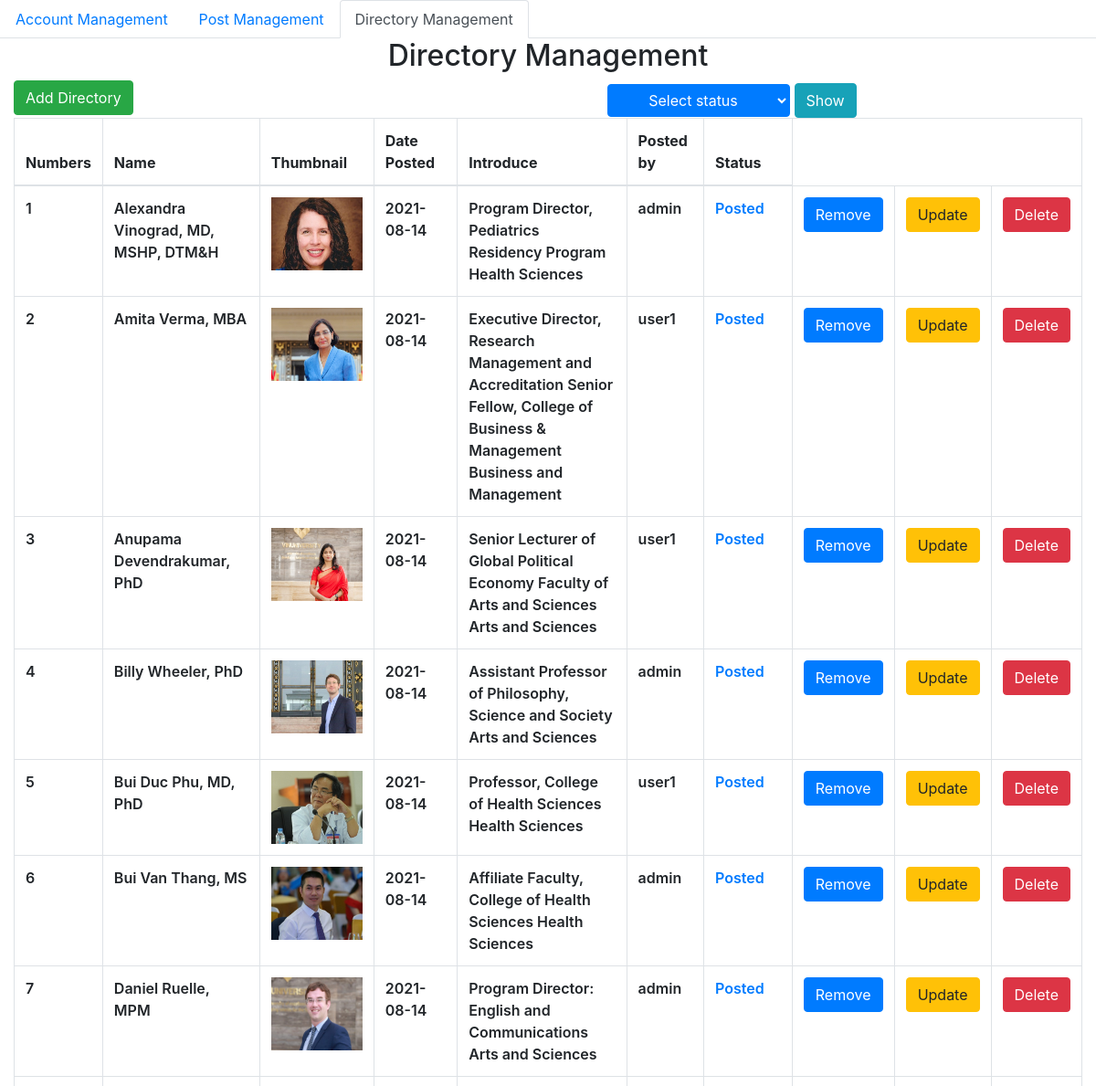
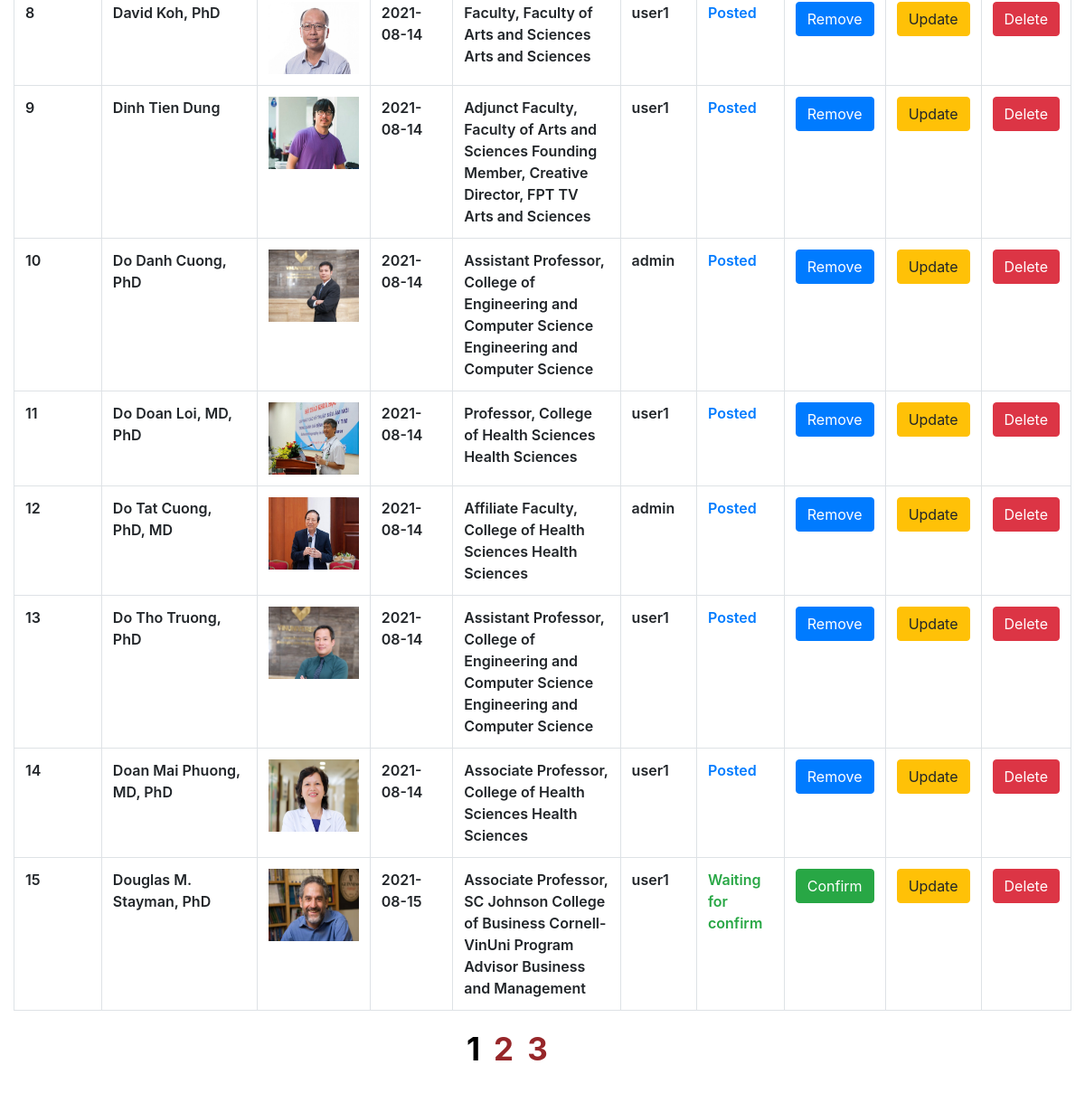
Screenshot of /admin/Directory/index.php (signed in) with the database file from the repository (2 pictures, top to bottom).
### tables this page shows
CREATE TABLE `directory` (
  `id` int(10) NOT NULL,
  `name` varchar(255) NOT NULL,
  `thumbnail` varchar(255) NOT NULL,
  `intro` varchar(255) NOT NULL,
  `overview` text NOT NULL,
  `create_date` date NOT NULL,
  `status` bit(1) NOT NULL,
  `vin_leader` bit(1) DEFAULT NULL,
  `id_user` int(11) NOT NULL
);

CREATE TABLE `user` (
  `id` int(11) NOT NULL,
  `user_name` varchar(255) NOT NULL,
  `password` varchar(255) NOT NULL,
  `type` bit(1) NOT NULL
);

### db/dbhelper.php (called while the page is built, shortened)
<?php
function select($sql) {
	$con = mysqli_connect(HOST, USERNAME, PASSWORD, DATABASE);
	$result = mysqli_query($con, $sql);
	return $result;
}
function select_list($sql) {
	$con = mysqli_connect(HOST, USERNAME, PASSWORD, DATABASE);
	$result = mysqli_query($con, $sql);
	$data   = [];
	while ($row = mysqli_fetch_array($result, 1)) {
		$data[] = $row;
	}
	return $data;
}
function select_one($sql) {
	$con = mysqli_connect(HOST, USERNAME, PASSWORD, DATABASE);
	$result = mysqli_query($con, $sql);
	$row    = mysqli_fetch_array($result, 1);
	return $row;
}

### admin/Directory/index.php (the view, shortened to what this page needs)
<?php
require_once ('../../db/dbhelper.php');
$where = "where status is not null";
?>
<!DOCTYPE html>
<html>
<head>
	<link rel="stylesheet" href="https://maxcdn.bootstrapcdn.com/bootstrap/4.4.1/css/bootstrap.min.css">
</head>
<body style="    background:url('http://khohinhdep.com/wp-content/uploads/2017/10/hinh-nen-dien-thoai-lg-v20-chat-luong-qhd-010.jpg');">
	<ul class="nav nav-tabs">
	  <li class="nav-item">
	    <a class="nav-link" href="../account/">Account Management</a>
	  </li>
	   <li class="nav-item">
	    <a class="nav-link "  href="../Post/">Post Management</a>
	  </li>
	   <li class="nav-item">
	    <a class="nav-link active" href="#">Directory Management</a>
	  </li>
	</ul>
	<div class="container-fluid">
		<div class="panel panel-primary">
			<div class="panel-heading">
				<h2 class="text-center">Directory Management</h2>
			</div>
			<div class="panel-body">
				<a href="add.php">
					<button class="btn btn-success" style="margin-bottom: 15px;">Add Directory</button>
				</a>
				<form action="" method="GET">
					<div class="select" style=" margin-top : -50px; margin-left:150px;">
				<select class="btn btn-primary"  name="status" value="<?=$dv?>" style="width: 200px;margin-left: 500px  ; " >
							<option  selected="true" >Select status</option>
					</select>
					<button  class="btn btn-info">Show</button>
				</div>
			</form>
				<table class="table table-bordered table-hover">
					<thead>
						<tr>
							<th width="50px">Numbers</th>
							<th>Name </th>
							<th>Thumbnail</th>
							<th width="200px">Date Posted</th>
							<th width="300px">Introduce</th>
							<th >Posted by</th>
							<th width="200px">Status</th>
						</tr>
					</thead>
					<tbody>
<?php
  $numberpage = !empty($_GET['per_page'])?$_GET['per_page'] : 15 ;
  $page =  !empty($_GET['page'])?$_GET['page']:1 ;
  $OFFSET = ($page - 1)*$numberpage;
  $sql= "select * from directory ".$where." order by id ASC LIMIT " .$numberpage." OFFSET ".$OFFSET."";
  $sql_total      = "select * from directory  " .$where;
   $total_s       = select($sql_total);
   $total_s       = mysqli_num_rows($total_s);
   $total_page    = ceil($total_s/$numberpage);
$postList = select_list($sql);
$index = ($page*10)-9 ;
foreach ($postList as $item) {
	$poster 	= "select user_name from user where id = " .$item['id_user'];
	$get_name   = select_one($poster);
	if ($get_name != null) {
		$get_name = $get_name['user_name'];
	}
if($item["status"] == 0)
{
	$show1  = "Posted";
}
else
{
	$show2  = "Waiting for confirm";
}
$a='../../';
$b=" ".$item["thumbnail"];
if(strpos($b,$a)){
          		 $item["thumbnail"] = $item["thumbnail"] ;
          }
else{
		$item["thumbnail"] = str_replace('image', '../../image',$item["thumbnail"]);
} ?>
	<tr>
				<td><?=($index++)?></td>
				<td width="350px"><?=$item['name']?></td>
				<td><img src="<?=$item['thumbnail']?>" style="width: 100px;height :80px"/></td>
				<td><?=$item['create_date']?></td>
				<td width="450px"><?=$item['intro']?></td>
				<td width="130px"><?=$get_name?></td>
				 <?php if($item["status"]==0){ ?>
				<td class="text-primary"><?=($show1)?></td>
				<?php } ?>
				 <?php if($item["status"]==1){ ?>
				<td class="text-success"><?=($show2)?></td>
				<?php } ?>
				 <?php if($item["status"]==1){ ?>
				<td>
				<a href="confirm.php?id=<?=$item['id']?>">
				<button class="btn btn-success">Confirm</button></a>
				</td>
				<?php } ?>
				<?php if($item["status"]==0){ ?>
					<td>
				<a href="confirm.php?id=<?=$item['id']?>">
				<button class="btn btn-primary">Remove</button></a>
				</td>
					<?php } ?>
				<td>
				<a href="add.php?id=<?=$item['id']?>">
				<button class="btn btn-warning">Update</button></a>
				</td>
				<td>
				<button class="btn btn-danger" onclick="deleteProduct(<?=$item['id']?>)">Delete</button>
				</td>
			</tr>
<?php } ?>
</tbody>
				</table>
			</div>
		</div>
	</div>
	<?php require_once('pagination.php'); ?>
</body>
</html>

### admin/Directory/pagination.php (shortened to what this page needs)
<div class = "pagination"  >
<?php
$param="";
 ?>
<?php for($num = 1 ; $num <= $total_page; $num++ ) { ?>
	<?php	if($num!=$page){ ?>
			<?php	if($num > $page - 3 && $num < $page +3 ){ ?>
				<a class="page-item" href="?per_page=<?=$numberpage?>&<?=$param?>page=<?=$num?>"><?=$num?></a>
			<?php } ?>
	<?php } else { ?>
		<strong style="color : black" class="$page page-item"><?=$num?></strong>
	<?php } ?>
<?php } ?>
</div>

### admin/Directory/index.php (style rules this page uses)
td { font-weight: 600; }
.pagination { font-size: 35px; position:relative; margin-bottom: 2%; margin-left: 43%; }
.pagination .page-item { text-align: center; margin-right: 15px; font-weight: bold; color: #962629; }

### rows the page displays
directory: name "Alexandra Vinograd, MD, MSHP, DTM&H", thumbnail (picture), create_date "2021-08-14", intro "Program Director, Pediatrics Residency Program Health Sciences", id_user.user_name "admin", status "Posted"
directory: name "Amita Verma, MBA", thumbnail (picture), create_date "2021-08-14", intro "Executive Director, Research Management and Accreditation Senior Fellow, College of Business & Management Business and Management", id_user.user_name "user1", status "Posted"
directory: name "Anupama Devendrakumar, PhD", thumbnail (picture), create_date "2021-08-14", intro "Senior Lecturer of Global Political Economy Faculty of Arts and Sciences Arts and Sciences", id_user.user_name "user1", status "Posted"
directory: name "Billy Wheeler, PhD", thumbnail (picture), create_date "2021-08-14", intro "Assistant Professor of Philosophy, Science and Society Arts and Sciences", id_user.user_name "admin", status "Posted"
directory: name "Bui Duc Phu, MD, PhD", thumbnail (picture), create_date "2021-08-14", intro "Professor, College of Health Sciences Health Sciences", id_user.user_name "user1", status "Posted"
directory: name "Bui Van Thang, MS", thumbnail (picture), create_date "2021-08-14", intro "Affiliate Faculty, College of Health Sciences Health Sciences", id_user.user_name "admin", status "Posted"
directory: name "Daniel Ruelle, MPM", thumbnail (picture), create_date "2021-08-14", intro "Program Director: English and Communications Arts and Sciences", id_user.user_name "admin", status "Posted"
directory: name "David Koh, PhD", thumbnail (picture), create_date "2021-08-14", intro "Faculty, Faculty of Arts and Sciences Arts and Sciences", id_user.user_name "user1", status "Posted"
directory: name "Dinh Tien Dung", thumbnail (picture), create_date "2021-08-14", intro "Adjunct Faculty, Faculty of Arts and Sciences Founding Member, Creative Director, FPT TV Arts and Sciences", id_user.user_name "user1", status "Posted"
directory: name "Do Danh Cuong, PhD", thumbnail (picture), create_date "2021-08-14", intro "Assistant Professor, College of Engineering and Computer Science Engineering and Computer Science", id_user.user_name "admin", status "Posted"
directory: name "Do Doan Loi, MD, PhD", thumbnail (picture), create_date "2021-08-14", intro "Professor, College of Health Sciences Health Sciences", id_user.user_name "user1", status "Posted"
directory: name "Do Tat Cuong, PhD, MD", thumbnail (picture), create_date "2021-08-14", intro "Affiliate Faculty, College of Health Sciences Health Sciences", id_user.user_name "admin", status "Posted"
directory: name "Do Tho Truong, PhD", shows a picture, create_date "2021-08-14", intro "Assistant Professor, College of Engineering and Computer Science Engineering and Computer Science", id_user.user_name "user1", status "Posted"
directory: name "Doan Mai Phuong, MD, PhD", shows a picture, create_date "2021-08-14", intro "Associate Professor, College of Health Sciences Health Sciences", id_user.user_name "user1", status "Posted"
directory: name "Douglas M. Stayman, PhD", shows a picture, create_date "2021-08-15", intro "Associate Professor, SC Johnson College of Business Cornell-VinUni Program Advisor Business and Management", id_user.user_name "user1", status "Waiting for confirm"
